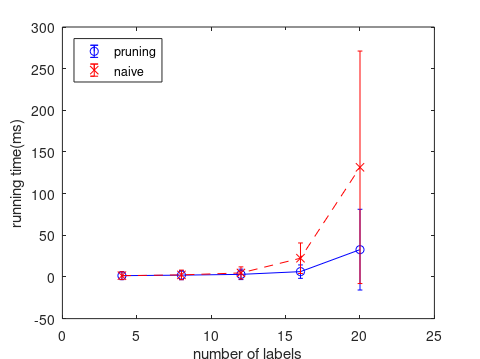

MATLAB code for this plot:
x_width=3.2;
y_width=2.4;
clf;
set(gcf, 'PaperPosition', [1 1 x_width*1.5 y_width*1.5]); %

% Facebook Dataset
x_FB = [4 8 12 16 20];
y_FB_prune = [0 0 0 0 16 0 0 0 0 0 0 0 0 0 15 0 0 0 0 0 0 0 0 16 0 0 0 0 0 0 0 0 0 15 0 0 0 0 0 0 0 0 0 0 16 0 0 0 0 0 0 0 0 0 16 0 0 0 0 0 0 0 0 0 0 15 0 0 0 0 0 0 0 0 16 0 0 0 0 0 0 0 0 15 0 0 0 0 0 0 0 0 0 16 0 0 0 0 0 0 ;
16 0 0 0 0 0 0 16 0 0 0 0 0 15 0 0 0 0 0 0 16 0 0 0 0 0 0 15 0 0 0 0 0 16 0 0 0 0 0 0 0 16 0 0 0 0 0 0 0 15 0 0 0 0 0 0 0 16 0 0 0 0 0 0 0 15 0 0 0 0 0 0 16 0 0 0 0 0 0 0 16 0 0 0 0 0 0 15 0 0 0 0 0 0 0 16 0 0 0 0 ;
16 0 0 0 0 16 0 0 0 15 0 0 0 16 0 0 0 0 15 0 0 0 0 16 0 0 0 16 0 0 0 0 15 0 0 0 0 16 0 0 0 0 0 15 0 0 0 0 16 0 0 0 0 0 16 0 0 0 0 0 0 15 0 0 0 16 0 0 0 0 15 0 0 0 0 0 16 0 0 0 0 16 0 0 0 0 15 0 0 0 16 0 0 0 0 0 15 0 0 0 ;
16 0 0 16 0 15 0 16 0 31 16 0 0 15 0 0 16 0 0 15 16 0 0 16 0 15 16 0 0 15 0 16 0 0 16 0 0 15 0 0 16 0 0 0 15 0 0 16 0 0 0 16 0 0 0 0 15 0 0 16 0 0 0 0 15 16 0 16 0 0 15 0 16 0 0 0 15 16 16 0 0 15 0 16 0 0 0 15 0 0 16 0 0 16 15 16 0 15 0 16 ;
47 15 0 16 62 63 15 47 16 218 63 15 47 16 0 0 78 0 62 62 47 31 16 0 47 78 63 0 47 62 63 31 62 16 0 78 0 16 0 46 16 31 0 0 16 15 0 0 16 16 0 15 31 0 0 0 16 0 16 15 0 16 0 0 95 63 31 0 47 15 0 63 31 0 16 0 15 281 31 0 47 47 15 47 0 16 31 16 0 78 46 0 16 0 296 63 0 62 31 16 ;
];
y_FB = [
    0 0 16 0 0 0 0 0 0 0 0 16 0 0 0 0 0 0 0 0 15 0 0 0 0 0 0 0 0 0 16 0 0 0 0 0 0 0 0 0 15 0 0 0 0 0 0 0 0 0 16 0 0 0 0 0 0 0 0 0 16 0 0 0 0 0 0 0 0 0 15 0 0 0 0 0 0 0 0 0 16 0 0 0 0 0 0 0 0 0 15 0 0 0 0 0 0 0 0 0 ;
0 16 0 0 0 0 0 16 0 0 0 0 0 15 0 0 0 0 0 0 16 0 0 0 0 15 0 0 0 0 0 0 16 0 0 0 0 0 16 0 0 0 0 0 0 15 0 0 0 0 0 0 16 0 0 0 0 0 0 0 15 0 0 0 0 0 16 0 0 0 0 0 0 16 0 0 0 0 0 0 15 0 0 0 0 0 16 0 0 0 0 0 0 15 0 0 0 0 16 0 ;
16 0 0 16 0 15 0 0 16 0 15 0 0 0 16 0 0 0 16 0 15 0 0 16 0 0 15 0 0 16 0 16 0 0 0 15 0 0 16 0 0 15 0 0 0 16 0 0 0 16 0 0 0 0 15 0 0 0 0 16 0 0 0 0 15 0 16 0 0 16 0 0 15 0 0 0 16 0 0 0 15 0 16 0 0 0 16 0 0 15 16 0 0 0 15 0 0 16 0 0 ;
47 16 0 15 47 31 16 31 31 63 32 16 46 0 16 16 15 1 47 47 16 31 16 31 31 47 31 0 47 31 31 16 47 15 16 47 0 15 16 47 15 31 0 0 32 15 0 16 15 16 0 31 31 0 0 0 16 16 15 16 0 15 0 0 47 47 16 0 31 31 0 31 16 15 16 0 31 78 0 0 31 47 16 31 16 0 46 0 32 46 47 0 16 0 78 31 16 31 47 15 ;
359 78 0 47 296 250 78 234 78 499 205 62 297 31 62 0 203 16 296 237 141 171 78 47 343 250 234 31 328 298 234 47 296 63 15 297 31 47 31 327 63 109 16 15 94 62 16 0 93 63 0 47 109 15 0 0 63 31 62 32 0 62 16 0 234 280 94 0 250 78 0 234 93 31 63 0 62 642 47 0 171 343 78 299 15 16 343 31 47 312 343 63 0 15 640 140 63 265 187 78 ;
];
%figure(6);


%figure;
errorbar(x_FB, mean(y_FB_prune, 2), std(y_FB_prune, 0, 2), '-ob');
hold on;
errorbar(x_FB, mean(y_FB, 2), std(y_FB, 0, 2), '--xr');
xlabel('number of labels');
ylabel('running time(ms)');
legend('pruning', 'naive', 'Location', 'northwest');
saveas(gcf, 'FB', 'epsc');

